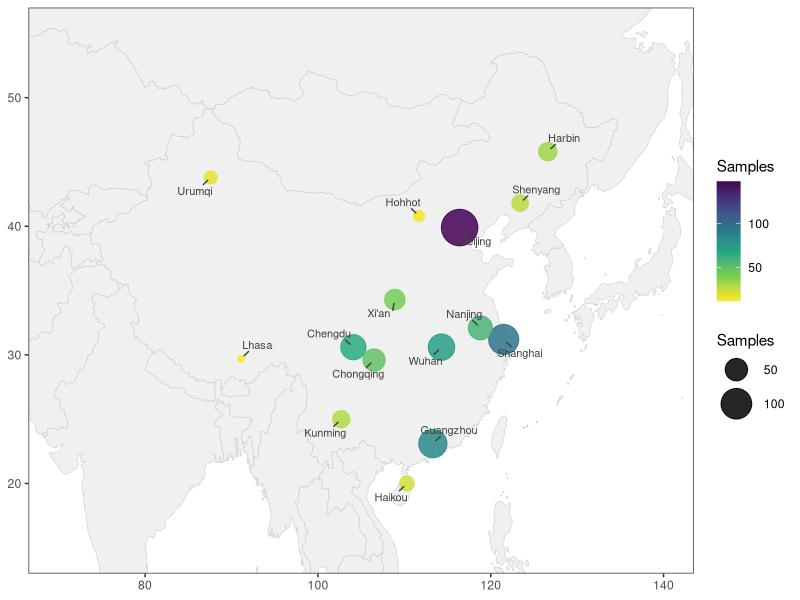
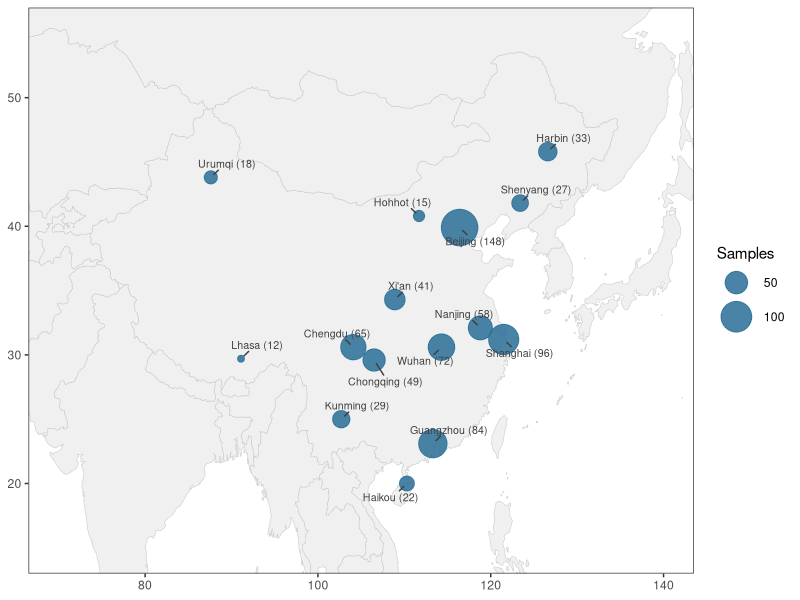
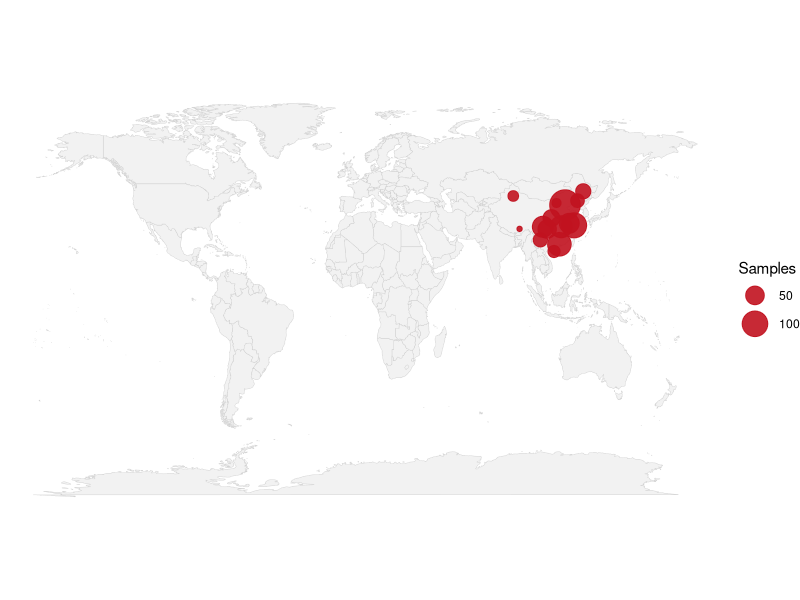

The R script that drew these images, in order:
## ---- chunk 1
# Installing necessary packages
if (!requireNamespace("tidyverse", quietly = TRUE)) {
  install.packages("tidyverse")
}
if (!requireNamespace("ggrepel", quietly = TRUE)) {
  install.packages("ggrepel")
}
if (!requireNamespace("maps", quietly = TRUE)) {
  install.packages("maps")
}

# Load packages
library(tidyverse)
library(ggrepel)
## ---- chunk 2
world_map <- ggplot2::map_data("world")

sampling_sites <- tribble(
  ~site,       ~lon,   ~lat,   ~n,
  "Beijing",   116.4,  39.9,   148,
  "Shanghai",  121.5,  31.2,    96,
  "Guangzhou", 113.3,  23.1,    84,
  "Wuhan",     114.3,  30.6,    72,
  "Chengdu",   104.1,  30.6,    65,
  "Xi'an",     108.9,  34.3,    41,
  "Harbin",    126.6,  45.8,    33,
  "Kunming",   102.7,  25.0,    29,
  "Lhasa",      91.1,  29.7,    12,
  "Urumqi",     87.6,  43.8,    18,
  "Shenyang",  123.4,  41.8,    27,
  "Nanjing",   118.8,  32.1,    58,
  "Chongqing", 106.5,  29.6,    49,
  "Hohhot",    111.7,  40.8,    15,
  "Haikou",    110.3,  20.0,    22)

head(sampling_sites, 3)
## ---- chunk 3
#| label: fig-1.1BasicSamplingMap
#| fig-cap: "Basic sampling site map"
#| out.width: "95%"
#| warning: false
#| message: false
#| fig-width: 9
#| fig-height: 6.5

ggplot() +
  geom_polygon(data = world_map, aes(long, lat, group = group),
               fill = "grey94", colour = "grey80", linewidth = .2) +
  geom_point(data = sampling_sites, aes(lon, lat, size = n, colour = n), alpha = .85) +
  geom_text_repel(data = sampling_sites, aes(lon, lat, label = site),
                  size = 2.8, colour = "grey25", min.segment.length = .2,
                  box.padding = .4, point.padding = .3) +
  scale_size_continuous(range = c(2, 12), name = "Samples") +
  scale_colour_viridis_c(option = "viridis", direction = -1, name = "Samples") +
  coord_cartesian(xlim = c(70, 140), ylim = c(15, 55)) +
  labs(x = NULL, y = NULL) +
  theme_bw(base_size = 11) +
  theme(panel.grid = element_blank())
## ---- chunk 4
#| label: fig-1.2LabelledSamplingMap
#| fig-cap: "Sampling map with counts in the labels"
#| out.width: "95%"
#| warning: false
#| message: false
#| fig-width: 9
#| fig-height: 6.5

ggplot() +
  geom_polygon(data = world_map, aes(long, lat, group = group),
               fill = "grey94", colour = "grey80", linewidth = .2) +
  geom_point(data = sampling_sites, aes(lon, lat, size = n), colour = "#2a6f97", alpha = .85) +
  geom_text_repel(data = sampling_sites, aes(lon, lat, label = paste0(site, " (", n, ")")),
                  size = 2.7, colour = "grey25", min.segment.length = .2,
                  box.padding = .4, point.padding = .3) +
  scale_size_continuous(range = c(2, 12), name = "Samples") +
  coord_cartesian(xlim = c(70, 140), ylim = c(15, 55)) +
  labs(x = NULL, y = NULL) +
  theme_bw(base_size = 11) +
  theme(panel.grid = element_blank())
## ---- chunk 5
#| label: fig-1.3WorldSamplingMap
#| fig-cap: "World view of the sampling sites"
#| out.width: "95%"
#| warning: false
#| message: false
#| fig-width: 9
#| fig-height: 5.2

ggplot() +
  geom_polygon(data = world_map, aes(long, lat, group = group),
               fill = "grey95", colour = "grey82", linewidth = .15) +
  geom_point(data = sampling_sites, aes(lon, lat, size = n), colour = "#c1121f", alpha = .9) +
  scale_size_continuous(range = c(1.5, 10), name = "Samples") +
  coord_fixed(ratio = 1.3) +
  labs(x = NULL, y = NULL) +
  theme_void(base_size = 11)
